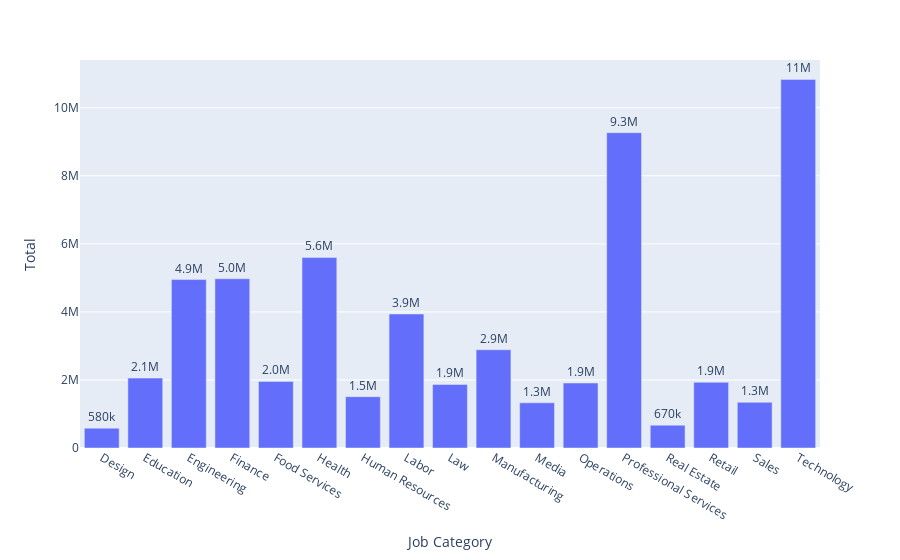

The cell this chart's notebook holds for it:
### Code cell
fig = px.bar(df_job, y='Total', x='Job Category', text='Total')
fig.update_traces(texttemplate='%{text:.2s}', textposition='outside')
fig.update_layout(uniformtext_minsize=8, uniformtext_mode='hide')
fig.show()

### Figure 1 — Plotly figure (JSON) as saved in the notebook; plotly's stock layout.template omitted (floating-point values rounded to 4 significant figures)
{"data": [{"alignmentgroup": "True", "hoverlabel": {"namelength": 0}, "hovertemplate": "Job Category=%{x}<br>Total=%{text}", "legendgroup": "", "marker": {"color": "#636efa"}, "name": "", "offsetgroup": "", "orientation": "v", "showlegend": false, "text": [583003, 2054975, 4949867, 4973791, 1957346, 5599703, 1508339, 3937722, 1867894, 2886927, 1328128, 1910044, 9265958, 670068, 1931921, 1342780, 10832035], "textposition": "outside", "texttemplate": "%{text:.2s}", "type": "bar", "x": ["Design", "Education", "Engineering", "Finance", "Food Services", "Health", "Human Resources", "Labor", "Law", "Manufacturing", "Media", "Operations", "Professional Services", "Real Estate", "Retail", "Sales", "Technology"], "xaxis": "x", "y": [583003, 2054975, 4949867, 4973791, 1957346, 5599703, 1508339, 3937722, 1867894, 2886927, 1328128, 1910044, 9265958, 670068, 1931921, 1342780, 10832035], "yaxis": "y"}], "layout": {"barmode": "relative", "legend": {"tracegroupgap": 0}, "margin": {"t": 60}, "uniformtext": {"minsize": 8, "mode": "hide"}, "xaxis": {"anchor": "y", "domain": [0, 1], "title": {"text": "Job Category"}}, "yaxis": {"anchor": "x", "domain": [0, 1], "title": {"text": "Total"}}}}
